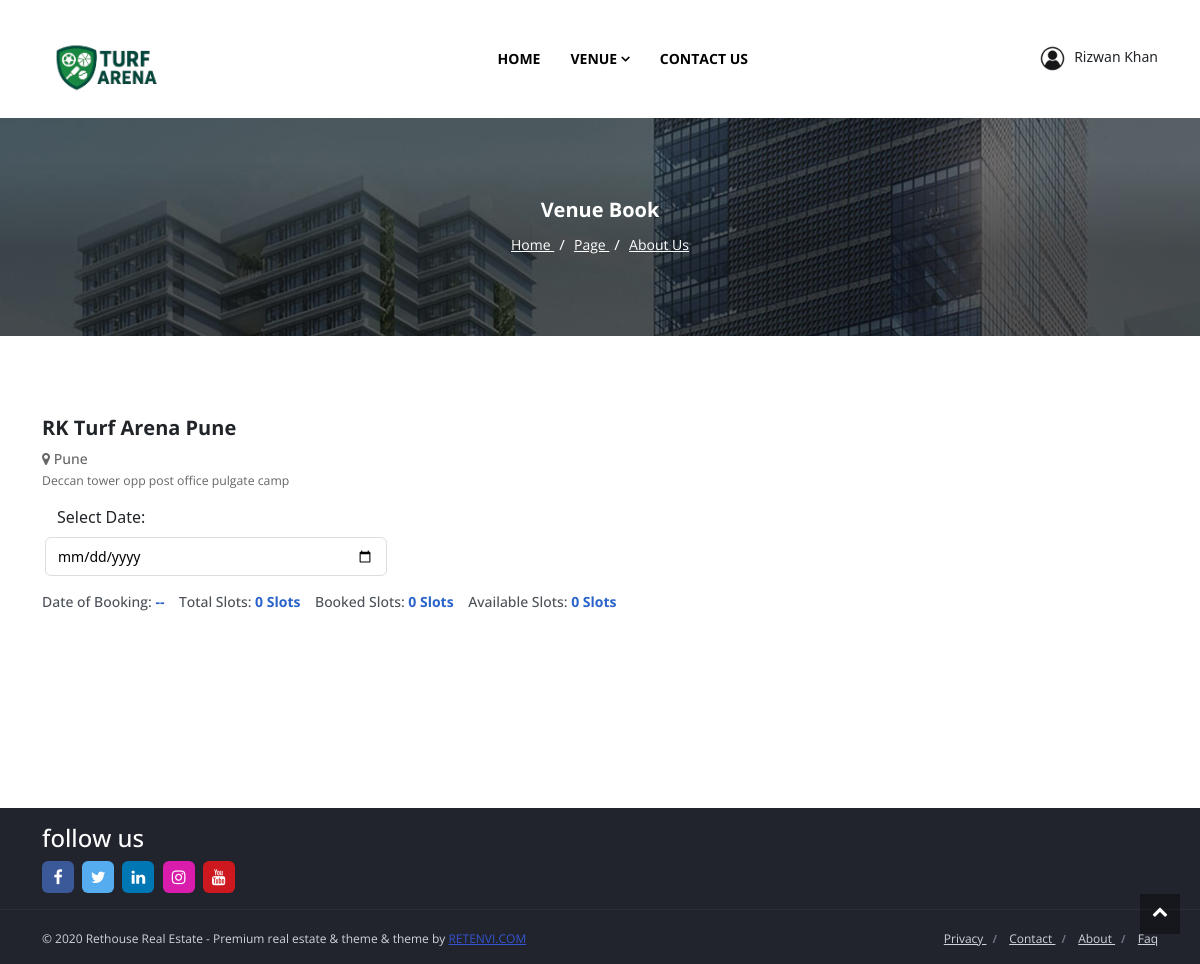
/venue-books.php?venueName=RK Turf Arena Pune (signed in), run on the app's committed database.
### tables this page shows
CREATE TABLE `venues` (
  `vnu_id` int(11) NOT NULL,
  `vnu_status` int(11) NOT NULL DEFAULT 0,
  `vnu_vendor_id` int(11) NOT NULL,
  `vnu_name` varchar(255) NOT NULL,
  `vnu_mobile` varchar(120) NOT NULL,
  `vnu_email` varchar(120) NOT NULL,
  `vnu_whatsapp` varchar(120) NOT NULL,
  `vnu_address` text NOT NULL,
  `vnu_area` varchar(255) NOT NULL,
  `vnu_city` varchar(255) NOT NULL,
  `vnu_pincode` varchar(120) NOT NULL,
  `vnu_state` varchar(255) NOT NULL,
  `vnu_maplink` text NOT NULL,
  `vnu_image` varchar(255) NOT NULL,
  `vnu_contactname` varchar(120) NOT NULL,
  `vnu_aboutus` text NOT NULL,
  `vnu_added_time` timestamp NOT NULL DEFAULT current_timestamp(),
  `vnu_update_time` timestamp NOT NULL DEFAULT current_timestamp()
);

### modal/functions.php (called while the page is built, shortened)
<?php
include('venues.php');
$venuesObj = new Venues($conn);
?>

### modal/venues.php (called while the page is built, shortened)
<?php
class Venues
{
    public $conn;
    public function __construct($conn)
    {
        $this->conn = $conn;
    }
    public function getVenueDetailById($venueId){
        $sql ="SELECT vnu_id,vnu_name,vnu_mobile,vnu_email,vnu_whatsapp,vnu_address,vnu_area,vnu_city,vnu_pincode,vnu_state,vnu_maplink,vnu_image,vnu_contactname,vnu_aboutus,vnu_added_time FROM venues where vnu_name ='$venueId'";
        $result = $this->conn->query($sql);
        return $result->fetch_assoc();
    }
}
?>

### venue-books.php (the view, shortened to what this page needs)
<?php require 'header.php';
    $venueName = str_replace('-', ' ', $_GET['venueName']);
    $venueDetails = $venuesObj->getVenueDetailById($venueName);
    ?>
<header>
    <?php require 'nav-bar.php'; ?>
    <div class="bg-theme-overlay">
        <section class="section__breadcrumb ">
            <div class="container">
                <div class="row d-flex justify-content-center">
                    <div class="col-md-8 text-center">
                        <h2 class="text-capitalize text-white">Venue Book</h2>
                        <ul class="list-inline ">
                            <li class="list-inline-item">
                                <a href="#" class="text-white">
                                    home
                                </a>
                            </li>
                            <li class="list-inline-item">
                                <a href="#" class="text-white">
                                    page
                                </a>
                            </li>
                            <li class="list-inline-item">
                                <a href="#" class="text-white">
                                    about us
                                </a>
                            </li>
                        </ul>
                    </div>
                </div>
            </div>
        </section>
    </div>
</header>
<section class="single__Detail">
    <div class="container">
        <h2><?= $venueDetails['vnu_name']; ?></h2>
        <p class="subtitle"><i class="fa fa-map-marker"></i> <?= $venueDetails['vnu_city']; ?><br><small><?= $venueDetails['vnu_address']; ?></small></p>
        <div class="row form-group col-lg-4">
            <label for="date">Select Date:</label>
            <input type="date" id="selectDate" />
        </div>
        <p class="info">Date of Booking:
            <span id="bookingDate">--</span> &nbsp;&nbsp;
            Total Slots: <span id="totalSlots">0 Slots</span>
            &nbsp;&nbsp;
            Booked Slots: <span id="bookedSlots">0 Slots</span>
            &nbsp;&nbsp;
            Available Slots: <span id="availableSlots">0 Slots</span>
        </p>
        <br><br><br><br>
    </div>
</section>
<?php require 'footer.php'; ?>

### venue-books.php (style rules this page uses)
h2 { margin-top: 0; font-size: 20px; font-weight: bold; }
.subtitle { font-size: 14px; color: #666; margin-bottom: 15px; }
.info { font-size: 14px; margin-bottom: 20px; }
.info span { font-weight: bold; color: #2a63c9; }
.form-group { margin-bottom: 15px; }
input { padding: 8px; width: 100%; border: 1px solid #ddd; border-radius: 6px; font-size: 14px; }

### data on the page
venues: vnu_name "RK Turf Arena Pune", vnu_city "Pune", vnu_address "Deccan tower opp post office pulgate camp"

### other printed values
$sessionName "Rizwan Khan"
